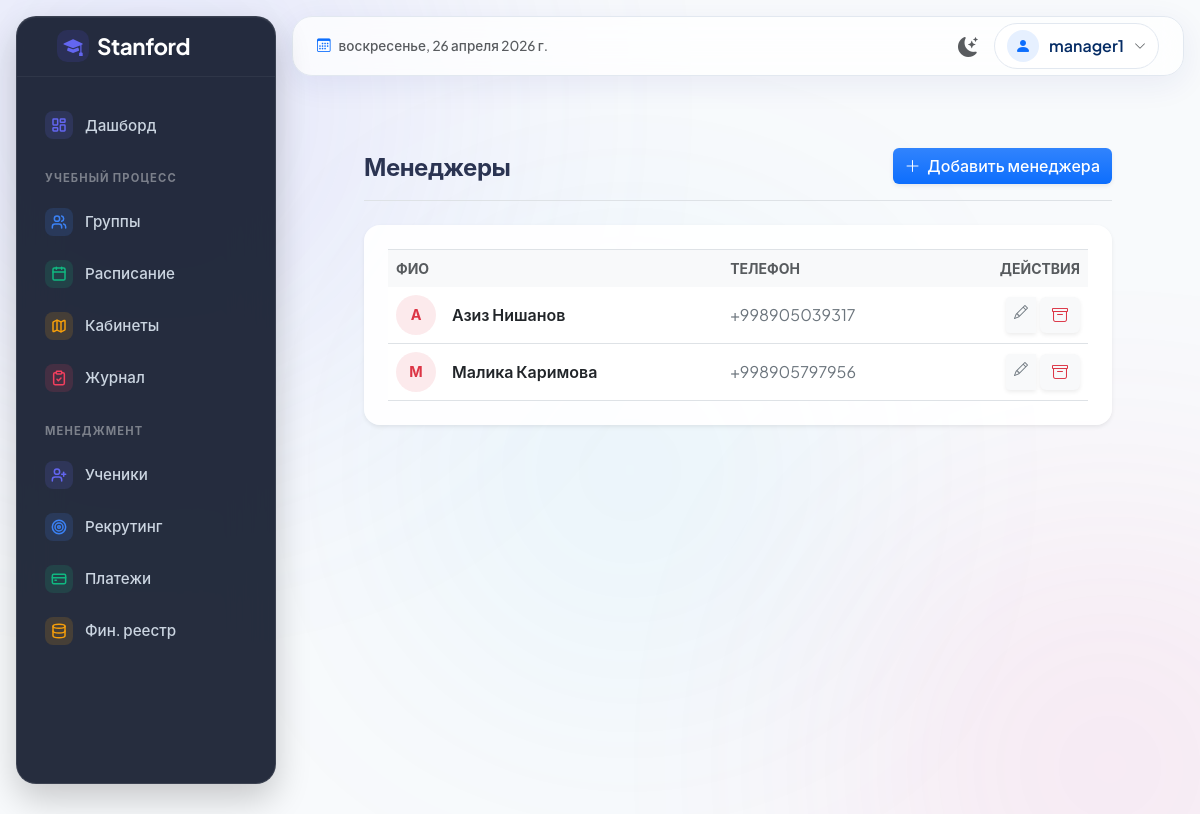
Page /managers/ (signed in) on the committed database.
### apps/managers/models.py (models this page shows, shortened)
class Manager(models.Model):
    user = models.OneToOneField(User, on_delete=models.CASCADE, null=True, blank=True, verbose_name='Пользователь')
    name = models.CharField('ФИО', max_length=200)
    phone = models.CharField('Телефон', max_length=20, blank=True)
    created_at = models.DateTimeField('Дата создания', auto_now_add=True)
    is_active = models.BooleanField('Активный', default=True)
    class Meta:
        verbose_name = 'Менеджер'
        verbose_name_plural = 'Менеджеры'
        ordering = ['name']

### apps/managers/views.py (the view)
# urls.py: path('', views.ManagerListView.as_view(), name='list'),
class ManagerListView(LoginRequiredMixin, ListView):
    model = Manager
    template_name = 'managers/manager_list.html'
    context_object_name = 'managers'
    paginate_by = 20

### templates/managers/manager_list.html (shortened to what this page needs)
{% extends 'base.html' %}
{% block content %}
<div class="page-header d-flex justify-content-between align-items-center pt-3 pb-3 mb-4 border-bottom">
    <h1 class="page-title fw-bold m-0" style="color: #2b3452; font-size: 1.5rem;">Менеджеры</h1>
    <a href="{% url 'managers:create' %}" class="btn btn-primary bg-gradient border-0 fw-medium shadow-sm">
        <i class="bi bi-plus-lg me-1"></i> Добавить менеджера
    </a>
</div>
<div class="card border-0 shadow-sm rounded-4 mb-4" style="background: rgba(255, 255, 255, 0.9); backdrop-filter: blur(10px);">
    <div class="card-body p-4">
        {% if managers %}
        <div class="table-responsive overflow-visible">
            <table class="table table-hover align-middle border-top mb-0">
                <thead class="table-light">
                    <tr>
                        <th class="border-0 text-muted small text-uppercase tracking-wider">ФИО</th>
                        <th class="border-0 text-muted small text-uppercase tracking-wider">Телефон</th>
                        <th class="border-0 text-muted small text-uppercase tracking-wider text-end">Действия</th>
                    </tr>
                </thead>
                <tbody class="border-top-0">
                    {% for manager in managers %}
                    <tr style="transition: all 0.2s;">
                        <td>
                            <div class="d-flex align-items-center">
                                <div class="rounded-circle bg-danger bg-opacity-10 text-danger d-flex align-items-center justify-content-center me-3 fw-bold" style="width: 40px; height: 40px; font-size: 0.9rem;">
                                    {{ manager.name|slice:":1" }}
                                </div>
                                <a href="{% url 'managers:detail' manager.pk %}" class="text-decoration-none fw-semibold text-dark text-hover-primary">
                                    {{ manager.name }}
                                </a>
                            </div>
                        </td>
                        <td class="text-secondary">{{ manager.phone|default:"—" }}</td>
                        <td class="text-end">
                            <div class="btn-group btn-group-sm">
                                <a href="{% url 'managers:edit' manager.pk %}" class="btn btn-light text-secondary border-0 shadow-sm" title="Изменить"><i class="bi bi-pencil"></i></a>
                                <form action="{% url 'managers:toggle_status' %}" method="post" class="d-inline">
                                    <button type="submit" class="btn btn-light text-danger border-0 shadow-sm ms-1" onclick="return confirm('Отправить в архив?')" title="В архив"><i class="bi bi-archive"></i></button>
                                </form>
                            </div>
                        </td>
                    </tr>
                    {% endfor %}
                </tbody>
            </table>
        </div>
        {% endif %}
    </div>
</div>
{% endblock %}

### templates/base.html (shortened to what this page needs)
{% load static %}
<!DOCTYPE html>
<html lang="ru" data-bs-theme="light">
<head>
    <link href="https://cdn.jsdelivr.net/npm/bootstrap@5.3.3/dist/css/bootstrap.min.css" rel="stylesheet">
    <link href="https://cdn.jsdelivr.net/npm/bootstrap-icons@1.11.3/font/bootstrap-icons.min.css" rel="stylesheet">
    <link href="{% static 'css/style.css' %}" rel="stylesheet">
</head>
<body class="bg-body-custom">
    <div class="main-bg-orb orb-2"></div>
    <div class="main-bg-orb orb-3"></div>
    <div class="app-container">
        <aside class="sidebar" id="sidebar">
            <div class="sidebar-brand-area brand-area">
                <a href="{% url 'dashboard' %}" class="d-flex align-items-center gap-2 text-decoration-none px-3">
                    <div class="brand-icon" style="width:32px;height:32px;font-size:1.2rem;">
                        <i class="bi bi-mortarboard-fill"></i>
                    </div>
                    <span class="sidebar-brand-text">Stanford</span>
                </a>
            </div>
            <div class="sidebar-menu">
                <a href="{% url 'dashboard' %}" class="sidebar-link {% if request.path == '/' or '/dashboard/' in request.path %}active{% endif %}">
                    <div class="icon-pill-colored sm pill-indigo">
                        <i data-lucide="layout-dashboard"></i>
                    </div>
                    <span>Дашборд</span>
                </a>
                {% if request.user.is_superuser or request.user.manager or request.user.teacher %}
                <div class="sidebar-heading">Учебный процесс</div>
                <a href="{% url 'groups:list' %}" class="sidebar-link {% if '/groups/' in request.path and 'schedule' not in request.path %}active{% endif %}">
                    <div class="icon-pill-colored sm pill-blue">
                        <i data-lucide="users"></i>
                    </div>
                    <span>Группы</span>
                </a>
                <a href="{% url 'groups:schedule' %}" class="sidebar-link {% if '/groups/schedule' in request.path %}active{% endif %}">
                    <div class="icon-pill-colored sm pill-emerald">
                        <i data-lucide="calendar"></i>
                    </div>
                    <span>Расписание</span>
                </a>
                <a href="{% url 'groups:room_occupancy' %}" class="sidebar-link {% if '/groups/rooms' in request.path %}active{% endif %}">
                    <div class="icon-pill-colored sm pill-amber">
                        <i data-lucide="map"></i>
                    </div>
                    <span>Кабинеты</span>
                </a>
                <a href="{% url 'attendance:mark' %}" class="sidebar-link {% if '/attendance/' in request.path %}active{% endif %}">
                    <div class="icon-pill-colored sm pill-rose">
                        <i data-lucide="clipboard-check"></i>
                    </div>
                    <span>Журнал</span>
                </a>
                {% endif %}
                {% if request.user.is_superuser or request.user.manager %}
                <div class="sidebar-heading">Менеджмент</div>
                <a href="{% url 'students:list' %}" class="sidebar-link {% if '/students/' in request.path %}active{% endif %}">
                    <div class="icon-pill-colored sm pill-indigo">
                        <i data-lucide="user-plus"></i>
                    </div>
                    <span>Ученики</span>
                </a>
                <a href="{% url 'managers:recruit' %}" class="sidebar-link {% if '/managers/recruit' in request.path %}active{% endif %}">
                    <div class="icon-pill-colored sm pill-blue">
                        <i data-lucide="target"></i>
                    </div>
                    <span>Рекрутинг</span>
                </a>
                <a href="{% url 'payments:list' %}" class="sidebar-link {% if '/payments/' in request.path and 'finance' not in request.path %}active{% endif %}">
                    <div class="icon-pill-colored sm pill-emerald">
                        <i data-lucide="credit-card"></i>
                    </div>
                    <span>Платежи</span>
                </a>
                <a href="{% url 'payments:finance' %}" class="sidebar-link {% if '/payments/finance' in request.path %}active{% endif %}">
                    <div class="icon-pill-colored sm pill-amber">
                        <i data-lucide="database"></i>
                    </div>
                    <span>Фин. реестр</span>
                </a>
                {% endif %}
            </div>
        </aside>
        <main class="main-wrapper">
            <header class="top-header">
                <div class="d-flex align-items-center gap-3">
                    <div class="d-none d-md-flex align-items-center text-muted fw-medium" style="font-size: 0.85rem">
                        <i class="bi bi-calendar3 me-2 text-primary"></i><span id="currentDate"></span>
                    </div>
                </div>
                <div class="d-flex align-items-center gap-3">
                    <button class="btn btn-link text-muted p-0 m-0 border-0" id="themeToggle" title="Переключить тему">
                        <i class="bi bi-moon-stars-fill fs-5" id="themeIcon"></i>
                    </button>
                    {% if user.is_authenticated %}
                    <div class="dropdown">
                        <div class="user-profile-btn" data-bs-toggle="dropdown" aria-expanded="false">
                            <div class="rounded-circle bg-primary bg-opacity-10 d-flex align-items-center justify-content-center text-primary" style="width: 32px; height: 32px;">
                                <i class="bi bi-person-fill"></i>
                            </div>
                            <span class="fw-semibold text-primary-emphasis d-none d-sm-block fs-7">{{ user.username }}</span>
                            <i class="bi bi-chevron-down text-muted" style="font-size: 0.75rem;"></i>
                        </div>
                    </div>
                    {% endif %}
                </div>
            </header>
            <div class="main-content-fluid flex-grow-1 position-relative p-2 p-lg-4 page-entry-animate">
        <div class="container-fluid px-lg-5 px-3 py-4">
            {% block content %}{% endblock %}
        </div>
        </div>
        </main>
    </div>
</body>
</html>

### templates/base.html (style rules this page uses)
.page-entry-animate { animation: pageEntry 0.4s cubic-bezier(0.16, 1, 0.3, 1) forwards; }

### templates/managers/manager_list.html (style rules this page uses)
.text-hover-primary { transition: color 0.15s ease-in-out; }

### rows in the picture
Manager: name "А", name "Азиз Нишанов", phone "+998905039317"
Manager: name "М", name "Малика Каримова", phone "+998905797956"

### other values in the picture
{{ user.username }} "manager1"
